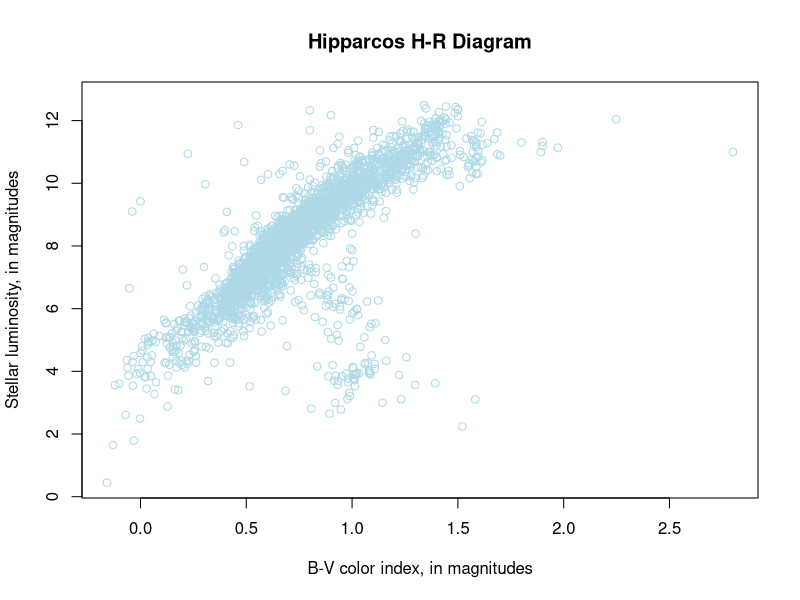
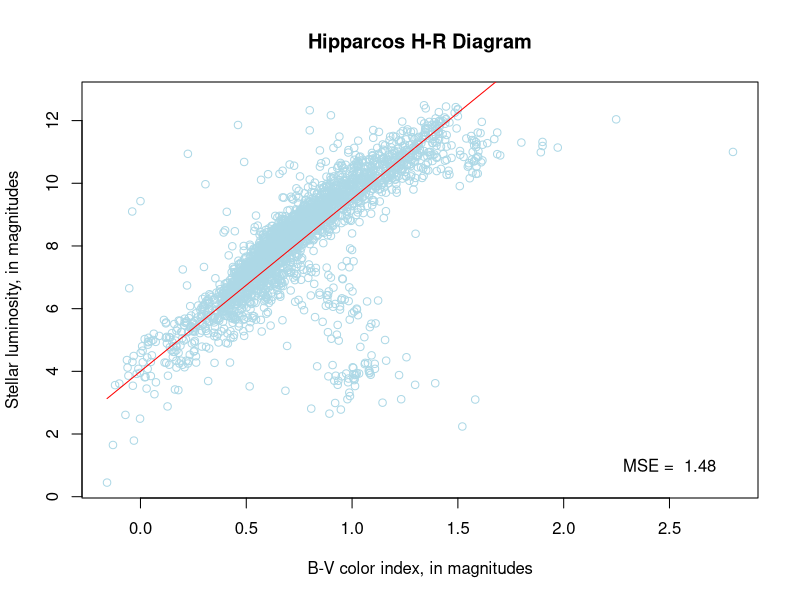

Write R code to recreate these figures, in order.
## ---- chunk 1
hip <- read.csv("HIP_star.dat", header=TRUE)
plot(hip$B.V, hip$Vmag, 
     ylab='Stellar luminosity, in magnitudes',
     xlab='B-V color index, in magnitudes',
     main='Hipparcos H-R Diagram',
     col='lightblue'
     )
## ---- chunk 2
plot(hip$B.V, hip$Vmag, 
     ylab='Stellar luminosity, in magnitudes',
     xlab='B-V color index, in magnitudes',
     main='Hipparcos H-R Diagram',
     col='lightblue'
     )
m <- 5.5
b <- 4
x0 <- min(hip$B.V, na.rm=TRUE)
x1 <- max(hip$B.V, na.rm=TRUE)
lines(c(x0, x1), c(m*x0+b, m*x1+b), col='red')
mse <- mean((hip$Vmag - (m*(hip$B.V)+b))^2, na.rm=TRUE)
text(2.5, 1, paste("MSE = ", round(mse, 2)))
